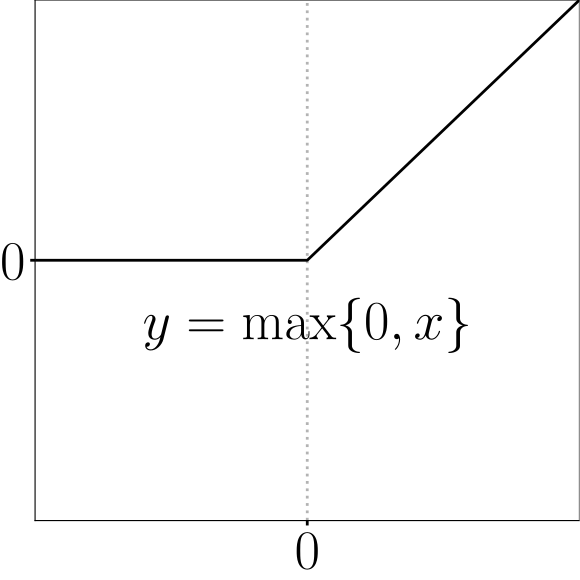

Recreate this plot in Python.
import numpy as np, matplotlib.pyplot as plt, matplotlib.transforms as transforms
from matplotlib import rcParams
from pathlib import Path

rcParams['font.size'] = 40
rcParams['text.usetex'] = True

fig = plt.figure(figsize=(7, 7))
ax = fig.add_subplot()
ax.set_xlim(-1.2, 1.2)
ax.set_ylim(-1.2, 1.2)

ax.axvline(x=0, linewidth=2, linestyle=':', color=(0, 0, 0, 0.3))

ax.plot([-1.2, 0, 1.2], [0, 0, 1.2], linewidth=2, color='black')

ax.annotate(
    xy=(0, -0.3),
    text=r'$y = \max \{ 0, x \}$',
    fontsize=40,
    ha='center',
    va='center'
)

ax.set_xticks(ticks=[0])
ax.set_yticks(ticks=[0])

ax.xaxis.set_tick_params(width=2)
ax.yaxis.set_tick_params(width=2)

plt.tight_layout()

plt.savefig(Path(__file__).with_suffix('.pdf'), format="pdf", bbox_inches="tight", pad_inches=0)
